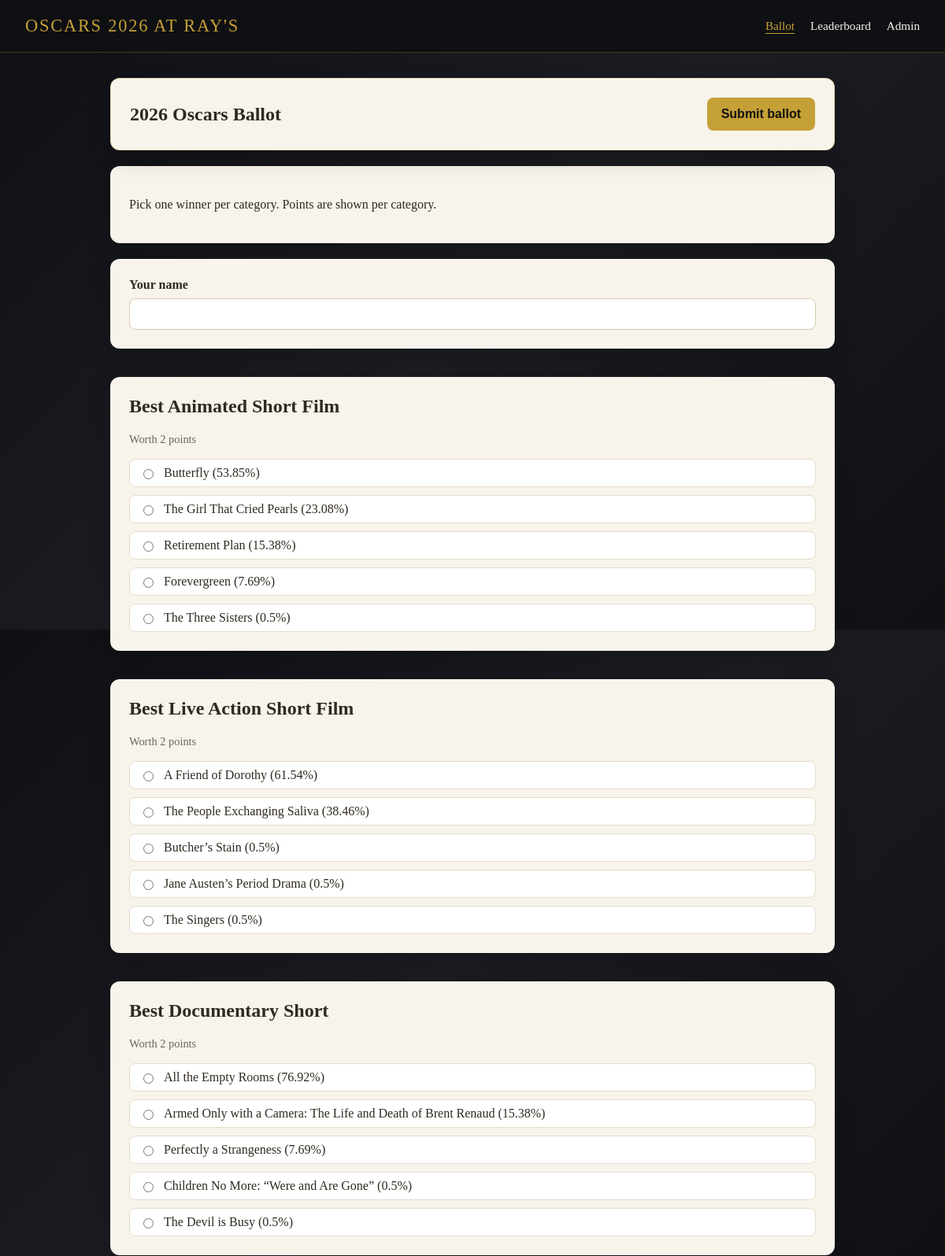
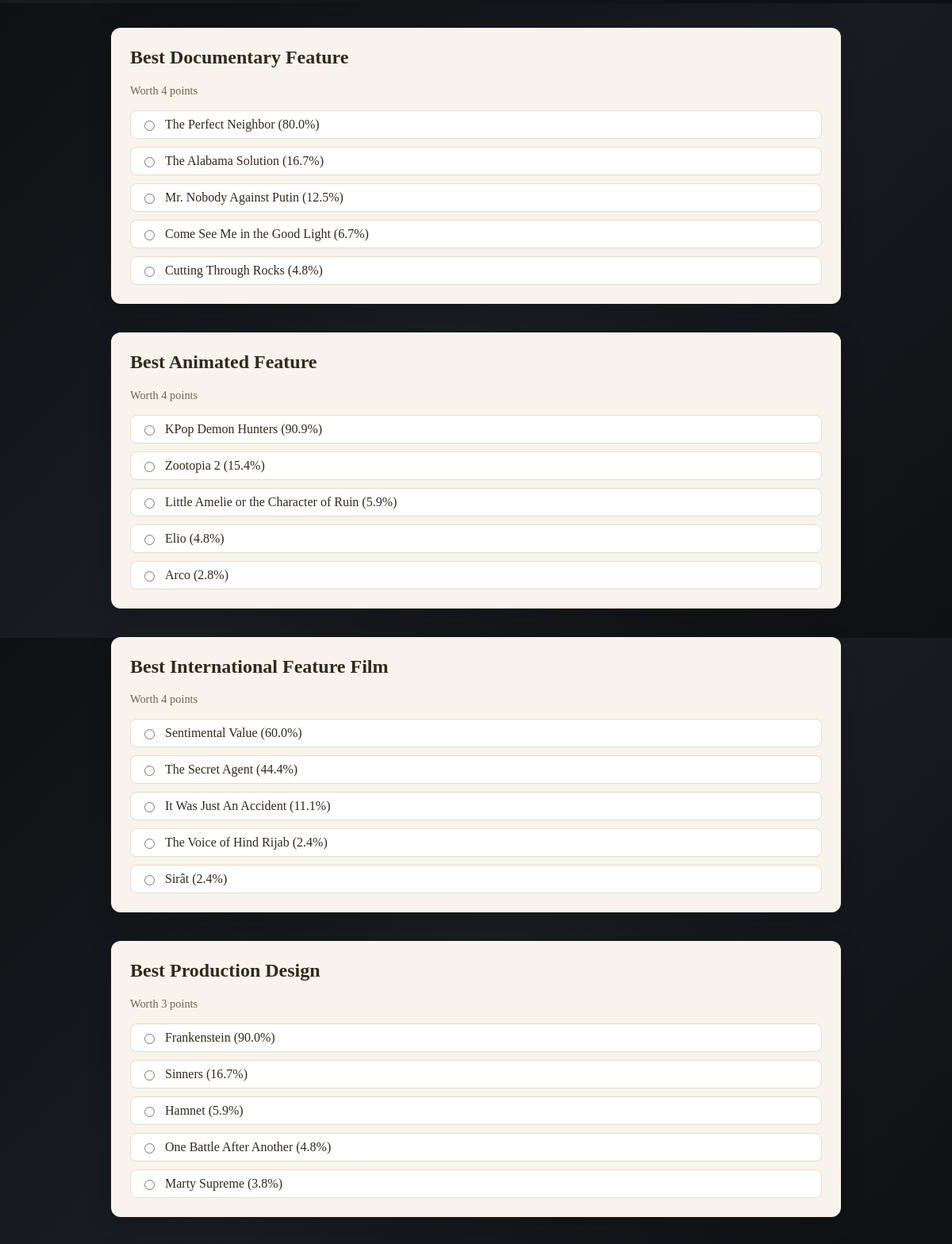
The page / (upper part) on the database its author committed (2 pictures, top to bottom).
### tables this page shows
CREATE TABLE categories (
                key TEXT PRIMARY KEY,
                name TEXT NOT NULL,
                points INTEGER NOT NULL,
                sort_order INTEGER NOT NULL
            );

CREATE TABLE nominees (
                id INTEGER PRIMARY KEY AUTOINCREMENT,
                category_key TEXT NOT NULL,
                name TEXT NOT NULL,
                FOREIGN KEY (category_key) REFERENCES categories(key)
            );

### app/main.py (the view)
@app.get("/", response_class=HTMLResponse)
async def ballot_form(
    request: Request,
    error: str | None = None,
    duplicate_name: str | None = None,
    edit_name: str | None = None,
    view_name: str | None = None,
) -> HTMLResponse:
    locked = _ballots_locked()
    edit_mode = bool(edit_name)
    existing_selections: dict[str, str] = {}
    readonly_name = ""
    readonly_lookup_done = False
    readonly_lookup_error: str | None = None
    if edit_mode and edit_name:
        existing_selections = _load_guest_ballot(edit_name) or {}
    elif locked and view_name:
        readonly_name = " ".join(view_name.split()).strip()
        if readonly_name:
            readonly_lookup_done = True
            loaded = _load_guest_ballot(readonly_name)
            if loaded is None:
                readonly_lookup_error = "No ballot found for that name."
            else:
                existing_selections = loaded
        else:
            readonly_lookup_done = True
            readonly_lookup_error = "Please enter a name to view saved answers."
    return templates.TemplateResponse(
        "ballot.html",
        {
            "request": request,
            "ballot": BALLOT,
            "locked": locked,
            "error": error,
            "duplicate_name": duplicate_name,
            "edit_mode": edit_mode,
            "edit_name": edit_name,
            "default_guest_name": edit_name or "",
            "existing_selections": existing_selections,
            "edit_url": f"/?edit_name={quote(duplicate_name)}" if duplicate_name else None,
            "readonly_name": readonly_name,
            "readonly_lookup_done": readonly_lookup_done,
            "readonly_lookup_error": readonly_lookup_error,
        },
    )

### app/templates/ballot.html (shortened to what this page needs)
{% extends "base.html" %}
{% block nav_ballot_active %}is-active{% endblock %}
{% block content %}
  <section class="card ballot-toolbar">
    <div class="ballot-toolbar__row">
      <h1>2026 Oscars Ballot</h1>
      {% if not locked %}
        <div class="ballot-toolbar__actions">
          <button class="primary" id="submit-ballot-btn" type="submit" form="ballot-form">
            <span class="btn-label">Submit ballot</span>
          </button>
        </div>
      {% endif %}
    </div>
  </section>
  <section class="card">
    {% if locked %}
      <p class="notice">Ballots are locked. Thanks for playing.</p>
    {% else %}
      <p>Pick one winner per category. Points are shown per category.</p>
    {% endif %}
  </section>
  {% if not locked %}
    <form class="ballot-form" method="post" action="/submit" id="ballot-form" data-edit-mode="{{ 1 if edit_mode else 0 }}" data-loaded-name="{{ edit_name or '' }}">
      <section class="card">
        <label class="field-label" for="guest_name">Your name</label>
        <input id="guest_name" name="guest_name" class="text-input" value="{{ default_guest_name }}" required>
      </section>
      {% for category in ballot %}
        <section class="card">
          <h2>{{ category.name }}</h2>
          <p class="points">Worth {{ category.points }} points</p>
          <div class="choices">
            {% for nominee in category.nominees %}
              <label class="choice">
                <input
                  type="radio"
                  name="category_{{ category.key }}"
                  value="{{ nominee }}"
                  required
                >
                <span>{{ nominee }}</span>
              </label>
            {% endfor %}
          </div>
        </section>
      {% endfor %}
    </form>
  {% endif %}
{% endblock %}

### app/templates/base.html (shortened to what this page needs)
<!DOCTYPE html>
<html lang="en">
<head>
  <link rel="stylesheet" href="/static/styles.css">
</head>
<body>
  <header class="site-header">
    <div class="brand">Oscars 2026 at Ray's</div>
    <nav class="nav-links">
      <a href="/" class="nav-link {% block nav_ballot_active %}{% endblock %}">Ballot</a>
      <a href="/leaderboard" class="nav-link {% block nav_leaderboard_active %}{% endblock %}">Leaderboard</a>
      <a href="/admin" class="nav-link {% block nav_admin_active %}{% endblock %}">Admin</a>
    </nav>
  </header>
  <main class="content">
    {% block content %}{% endblock %}
  </main>
</body>
</html>

### app/static/styles.css (style rules this page uses)
:root { --gold: #c5a036; --night: #0f1014; --paper: #f8f4ec; --accent: #2f2a1f; --muted: #6e6657; --sticky-offset: 86px; }
* { box-sizing: border-box; }
body { margin: 0; font-family: "Georgia", "Times New Roman", serif; background: linear-gradient(135deg, #0f1014 0%, #1b1d23 50%, #0f1014 100%); color: var(--paper); }
.site-header { position: sticky; top: 0; z-index: 40; display: flex; align-items: center; justify-content: space-between; padding: 20px 32px; background: rgba(15, 16, 20, 0.95); border-bottom: 1px solid rgba(197, 160, 54, 0.3); }
.brand { font-size: 1.4rem; letter-spacing: 0.08em; text-transform: uppercase; color: var(--gold); }
.nav-link { color: var(--paper); margin-left: 16px; text-decoration: none; font-size: 0.95rem; font-weight: 500; }
.nav-link:hover, .nav-link.is-active { color: var(--gold); }
.nav-link.is-active { text-decoration: underline; text-underline-offset: 4px; }
.content { max-width: 960px; margin: 32px auto 64px; padding: 0 20px; }
.admin-toolbar, .ballot-toolbar { position: sticky; top: var(--sticky-offset); z-index: 30; background: rgba(15, 16, 20, 0.9); border: 1px solid rgba(197, 160, 54, 0.3); backdrop-filter: blur(6px); }
.ballot-toolbar__row { display: flex; align-items: center; justify-content: space-between; gap: 16px; flex-wrap: wrap; }
.ballot-toolbar__row h1 { margin-bottom: 0; }
.ballot-toolbar__actions { display: flex; align-items: center; gap: 12px; }
.card { background: var(--paper); color: var(--accent); padding: 24px; border-radius: 12px; margin-bottom: 20px; box-shadow: 0 10px 30px rgba(0, 0, 0, 0.2); }
h1, h2 { margin-top: 0; font-weight: 600; }
.ballot-form { display: grid; gap: 16px; }
.field-label { display: block; margin-bottom: 8px; font-weight: 600; }
.text-input, .select-input { width: 100%; padding: 10px 12px; border-radius: 8px; border: 1px solid #d6cbb1; font-size: 1rem; }
.points { margin: 4px 0 16px; color: var(--muted); font-size: 0.9rem; }
.choices { display: grid; gap: 10px; }
.choice { display: flex; align-items: center; gap: 10px; padding: 8px 12px; border-radius: 8px; border: 1px solid #e5dccb; cursor: pointer; background: #fff; }
.primary { background: var(--gold); color: #111; border: none; padding: 12px 18px; border-radius: 8px; font-size: 1rem; cursor: pointer; font-weight: 600; }

### rows shown on the page
categories: name "Best Animated Short Film", points "2", key "☐ Butterfly (53.85%)", key "☐ The Girl That Cried Pearls (23", key "☐ Retirement Plan (15.38%)", key "☐ Forevergreen (7.69%)", key "☐ The Three Sisters (0.5%)"
nominees: name "Butterfly (53.85%)"
nominees: name "The Girl That Cried Pearls (23.08%)"
nominees: name "Retirement Plan (15.38%)"
nominees: name "Forevergreen (7.69%)"
nominees: name "The Three Sisters (0.5%)"
categories: name "Best Live Action Short Film", points "2", key "☐ A Friend of Dorothy (61.54%)", key "☐ The People Exchanging Saliva (", key "☐ Butcher’s Stain (0.5%)", key "☐ Jane Austen’s Period Drama (0.", key "☐ The Singers (0.5%)"
nominees: name "A Friend of Dorothy (61.54%)"
nominees: name "The People Exchanging Saliva (38.46%)"
nominees: name "Butcher’s Stain (0.5%)"
nominees: name "Jane Austen’s Period Drama (0.5%)"
nominees: name "The Singers (0.5%)"
categories: name "Best Documentary Short", points "2", key "☐ All the Empty Rooms (76.92%)", key "☐ Armed Only with a Camera: The", key "☐ Perfectly a Strangeness (7.69%", key "☐ Children No More: “Were and Ar", key "☐ The Devil is Busy (0.5%)"
nominees: name "All the Empty Rooms (76.92%)"
nominees: name "Armed Only with a Camera: The Life and Death of Brent Renaud (15.38%)"
nominees: name "Perfectly a Strangeness (7.69%)"
nominees: name "Children No More: “Were and Are Gone” (0.5%)"
nominees: name "The Devil is Busy (0.5%)"
categories: name "Best Documentary Feature", points "4", key "☐ The Perfect Neighbor (80.0%)", key "☐ The Alabama Solution (16.7%)", key "☐ Mr. Nobody Against Putin (12.5", key "☐ Come See Me in the Good Light", key "☐ Cutting Through Rocks (4.8%)"
nominees: name "The Perfect Neighbor (80.0%)"
nominees: name "The Alabama Solution (16.7%)"
nominees: name "Mr. Nobody Against Putin (12.5%)"
nominees: name "Come See Me in the Good Light (6.7%)"
nominees: name "Cutting Through Rocks (4.8%)"
categories: name "Best Animated Feature", points "4", key "☐ KPop Demon Hunters (90.9%)", key "☐ Zootopia 2 (15.4%)", key "☐ Little Amelie or the Character", key "☐ Elio (4.8%)", key "☐ Arco (2.8%)"
nominees: name "KPop Demon Hunters (90.9%)"
nominees: name "Zootopia 2 (15.4%)"
nominees: name "Little Amelie or the Character of Ruin (5.9%)"
nominees: name "Elio (4.8%)"
nominees: name "Arco (2.8%)"
categories: name "Best International Feature Film", points "4", key "☐ Sentimental Value (60.0%)", key "☐ The Secret Agent (44.4%)", key "☐ It Was Just An Accident (11.1%", key "☐ The Voice of Hind Rijab (2.4%)", key "☐ Sirât (2.4%)"
nominees: name "Sentimental Value (60.0%)"
nominees: name "The Secret Agent (44.4%)"
nominees: name "It Was Just An Accident (11.1%)"
nominees: name "The Voice of Hind Rijab (2.4%)"
nominees: name "Sirât (2.4%)"
categories: name "Best Production Design", points "3", key "☐ Frankenstein (90.0%)", key "☐ Sinners (16.7%)", key "☐ Hamnet (5.9%)", key "☐ One Battle After Another (4.8%", key "☐ Marty Supreme (3.8%)"
nominees: name "Frankenstein (90.0%)"
nominees: name "Sinners (16.7%)"
nominees: name "Hamnet (5.9%)"
nominees: name "One Battle After Another (4.8%)"
nominees: name "Marty Supreme (3.8%)"
